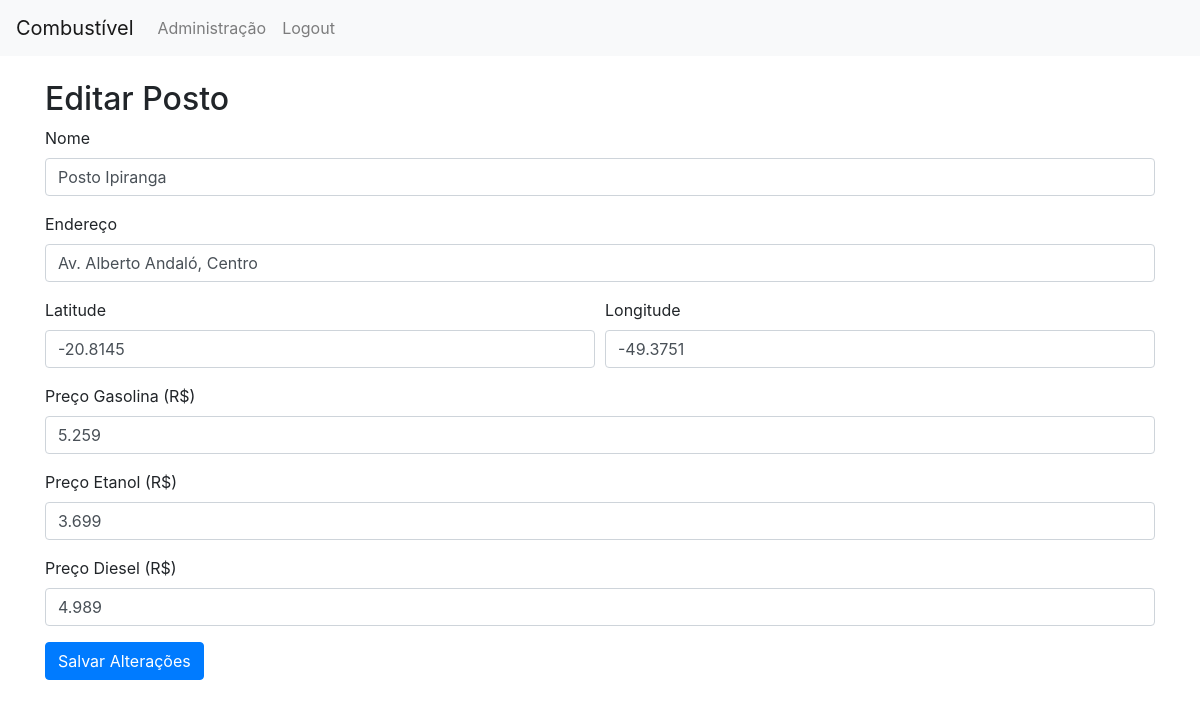
Page /admin/edit/7 (signed in) on the committed database.
### app.py (models this page shows, shortened)
class Posto(db.Model):
    id = db.Column(db.Integer, primary_key=True)
    nome = db.Column(db.String(100), nullable=False)
    endereco = db.Column(db.String(200), nullable=False)
    latitude = db.Column(db.Float, nullable=False)
    longitude = db.Column(db.Float, nullable=False)
    preco_gasolina = db.Column(db.Float, nullable=True)
    preco_etanol = db.Column(db.Float, nullable=True)
    preco_diesel = db.Column(db.Float, nullable=True)
    imagem = db.Column(db.String(200), nullable=True)
    atualizado_em = db.Column(db.DateTime, default=datetime.utcnow)

### app.py (the view, shortened to what this page needs)
@app.route('/admin/edit/<int:id>', methods=['GET', 'POST'])
@login_required
def edit_posto(id):
    posto = Posto.query.get_or_404(id)
    return render_template('admin_edit.html', posto=posto)

### app.py (called while the page is built)
@login_manager.user_loader
def load_user(user_id):
    return Admin.query.get(int(user_id))

### templates/admin_edit.html
{% extends 'base.html' %}
{% block content %}
  <h2>Editar Posto</h2>
  <form method="post">
    <div class="form-group">
      <label>Nome</label>
      <input type="text" class="form-control" name="nome" value="{{ posto.nome }}" required>
    </div>
    <div class="form-group">
      <label>Endereço</label>
      <input type="text" class="form-control" name="endereco" value="{{ posto.endereco }}" required>
    </div>
    <div class="form-row">
      <div class="form-group col-md-6">
        <label>Latitude</label>
        <input type="text" class="form-control" name="latitude" value="{{ posto.latitude }}" required>
      </div>
      <div class="form-group col-md-6">
        <label>Longitude</label>
        <input type="text" class="form-control" name="longitude" value="{{ posto.longitude }}" required>
      </div>
    </div>
    <div class="form-group">
      <label>Preço Gasolina (R$)</label>
      <input type="number" step="0.001" class="form-control" name="preco_gasolina" value="{{ posto.preco_gasolina }}">
    </div>
    <div class="form-group">
      <label>Preço Etanol (R$)</label>
      <input type="number" step="0.001" class="form-control" name="preco_etanol" value="{{ posto.preco_etanol }}">
    </div>
    <div class="form-group">
      <label>Preço Diesel (R$)</label>
      <input type="number" step="0.001" class="form-control" name="preco_diesel" value="{{ posto.preco_diesel }}">
    </div>
    <button type="submit" class="btn btn-primary">Salvar Alterações</button>
  </form>
{% endblock %}

### static/style.css (style rules this page uses)
body { padding-bottom: 50px; }

### rows in the picture
Posto: nome "Posto Ipiranga", endereco "Av. Alberto Andaló, Centro", latitude "-20.8145", longitude "-49.3751", preco_gasolina "5.259", preco_etanol "3.699", preco_diesel "4.989"
